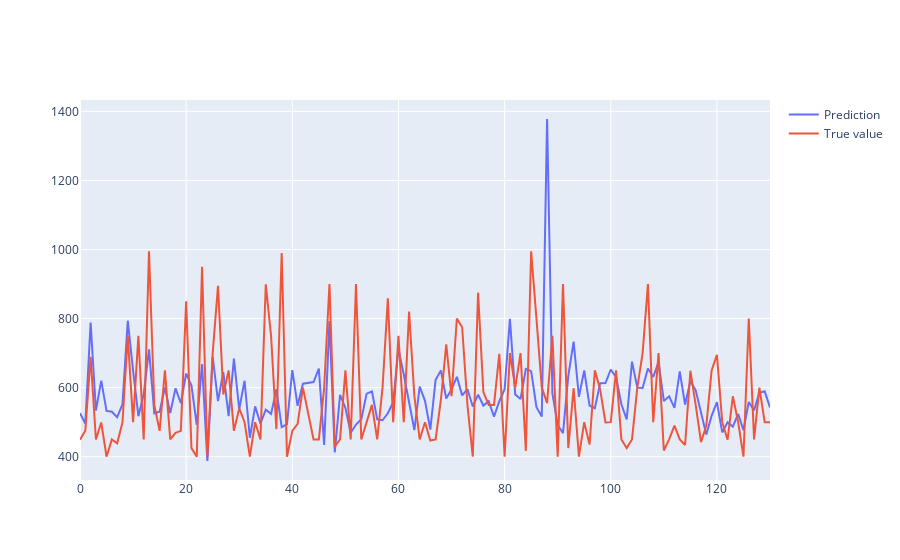

The notebook cell saved with this chart:
### Code cell
# Plot of Precited vs Actual for the first 150 observation of Linear Regression model
import plotly.graph_objects as go

fig = go.Figure()
fig.add_trace(go.Scatter(x=list(range(len(y_gm_cv_preds[-150:]))), y=y_gm_cv_preds[-150:],
                         mode='lines',
                         name='Prediction'))
fig.add_trace(go.Scatter(x=list(range(len(y_test[-150:]))), y=y_test[-150:],
                         mode='lines',
                         name='True value'))

fig.show()

### Figure 1 — Plotly figure (JSON) as saved in the notebook; plotly's stock layout.template omitted (floating-point values rounded to 4 significant figures; data arrays with more than 128 entries replaced by an {"elided": "..."} marker saying what was removed)
{"data": [{"mode": "lines", "name": "Prediction", "type": "scatter", "x": {"elided": "131 int values"}, "y": {"elided": "131 float values"}}, {"mode": "lines", "name": "True value", "type": "scatter", "x": {"elided": "131 int values"}, "y": {"elided": "131 int values"}}], "layout": {}}
